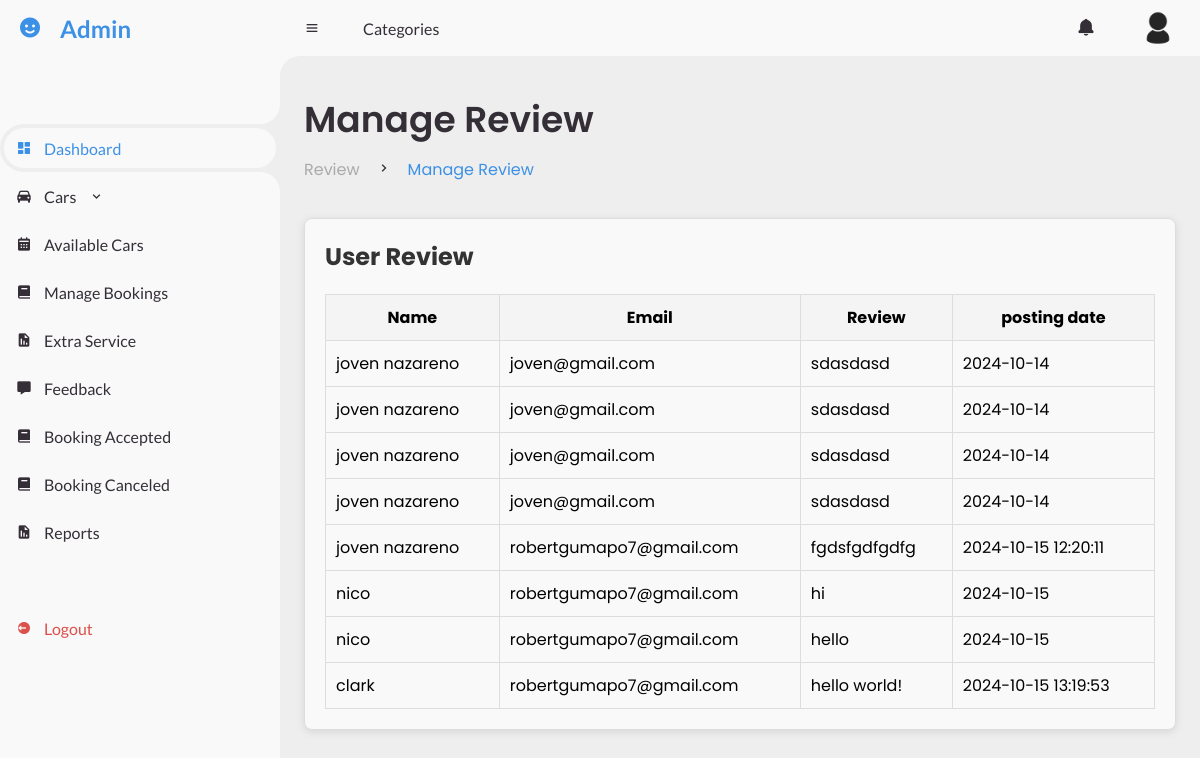
Screenshot of /admin/managereview.php (signed in) with the database file from the repository.
### tables this page shows
CREATE TABLE `review` (
  `ID` int(100) NOT NULL,
  `Name` varchar(100) NOT NULL,
  `Email` varchar(100) NOT NULL,
  `review` text NOT NULL,
  `date` varchar(100) NOT NULL
);

### admin/managereview.php (the view, shortened to what this page needs)
<!DOCTYPE html>
<html lang="en">
<head>
	<link href='https://unpkg.com/boxicons@2.0.9/css/boxicons.min.css' rel='stylesheet'>
	<link rel="stylesheet" href="style.css">
</head>
<body>
	<section id="sidebar">
		<a href="#" class="brand">
			<i class='bx bxs-smile'></i>
			<span class="text">Admin</span>
		</a>
		<ul class="side-menu top">
			<li class="active">
				<a href="#">
					<i class='bx bxs-dashboard' ></i>
					<span class="text">Dashboard</span>
				</a>
			</li>
			<li>
				<a href="#" class="dropdown-toggle">
					<i class='bx bxs-car'></i>
					<span class="text">Cars</span>
					<i class='bx bx-chevron-down'></i>
				</a>
			</li>
			<li>
				<a href="calendar.php">
					<i class='bx bxs-calendar' ></i>
					<span class="text">Available Cars</span>
				</a>
			</li>
			<li>
				<a href="managebook.php">
					<i class='bx bxs-book' ></i>
					<span class="text">Manage Bookings</span>
				</a>
			</li>
			<li>
				<a href="service.php">
					<i class='bx bxs-report' ></i>
					<span class="text">Extra Service</span>
				</a>
			</li>
			<li >
				<a href="managereview.php">
					<i class='bx bxs-message' ></i>
					<span class="text">Feedback</span>
				</a>
			</li>
			<li >
				<a href="accepted.php">
					<i class='bx bxs-book' ></i>
					<span class="text">Booking Accepted</span>
				</a>
			</li>
			<li >
				<a href="cancel.php">
					<i class='bx bxs-book' ></i>
					<span class="text">Booking Canceled</span>
				</a>
			</li>
			<li>
				<a href="user.php">
					<i class='bx bxs-report' ></i>
					<span class="text">Reports</span>
				</a>
			</li>
		</ul>
		<ul class="side-menu">
			<li>
				<a href="logout.php" class="logout">
					<i class='bx bxs-log-out-circle'></i>
					<span class="text">Logout</span>
				</a>
			</li>
		</ul>
	</section>
	<section id="content">
		<nav>
			<i class='bx bx-menu' ></i>
			<a href="#" class="nav-link">Categories</a>
			<div class="notification-wrapper">
                <a href="#" class="notification" id="notificationBell">
                    <i class='bx bxs-bell'></i>
                </a>
            </div>
			<a href="#" class="profile">
				<img src="../login/image/user.png">
			</a>
		</nav>
		<main>
			<div class="head-title">
				<div class="left">
					<h1>Manage Review</h1>
					<ul class="breadcrumb">
						<li>
							<a href="#">Review</a>
						</li>
						<li><i class='bx bx-chevron-right' ></i></li>
						<li>
							<a class="active" href="#">Manage Review</a>
						</li>
					</ul>
				</div>
                <div class="brands-box">
					<h2>User Review</h2>
					<table class="brands-table">
						<thead>
							<tr>
								<th>Name</th>
								<th>Email</th>
								<th>Review</th>
								<th>posting date</th>
							</tr>
						</thead>
						<tbody>
						<?php
							$con = connect();
							if ($con) {
								$sql = "SELECT * FROM `review`;";
								$result = $con->query($sql);
								if ($result && $result->num_rows > 0) {
									foreach ($result as $r) {
										?>
										<tr class="gradeX">
											<td><?php echo $r['Name']; ?></td>
											<td><?php echo $r['Email']; ?></td>
											<td><?php echo $r['review']; ?></td>
											<td><?php echo $r['date']; ?></td>
										</tr>
										<?php
									}
								} else {
									echo "No user review found!";
								}
							} else {
								echo "Database connection failed.";
							}
						?>
						</tbody>
					</table>
				</div>
			</div>
        </main>
    </section>
</body>
</html>

### admin/managereview.php (style rules this page uses)
.brands-box { padding: 20px; background-color: #f9f9f9; border-radius: 8px; box-shadow: 0 2px 8px rgba(0, 0, 0, 0.1); margin: 20px 0; max-width: 100%; overflow-x: auto; box-sizing: border-box; }
.brands-table { width: 100%; max-width: 100%; border-collapse: collapse; }
.brands-table th { text-align: center; }

### rows the page displays
review: Name "joven nazareno", Email "joven@gmail.com", review "sdasdasd", date "2024-10-14"
review: Name "joven nazareno", Email "joven@gmail.com", review "sdasdasd", date "2024-10-14"
review: Name "joven nazareno", Email "joven@gmail.com", review "sdasdasd", date "2024-10-14"
review: Name "joven nazareno", Email "joven@gmail.com", review "sdasdasd", date "2024-10-14"
review: Name "joven nazareno", Email "robertgumapo7@gmail.com", review "fgdsfgdfgdfg", date "2024-10-15 12:20:11"
review: Name "nico", Email "robertgumapo7@gmail.com", review "hi", date "2024-10-15"
review: Name "nico", Email "robertgumapo7@gmail.com", review "hello", date "2024-10-15"
review: Name "clark", Email "robertgumapo7@gmail.com", review "hello world!", date "2024-10-15 13:19:53"
